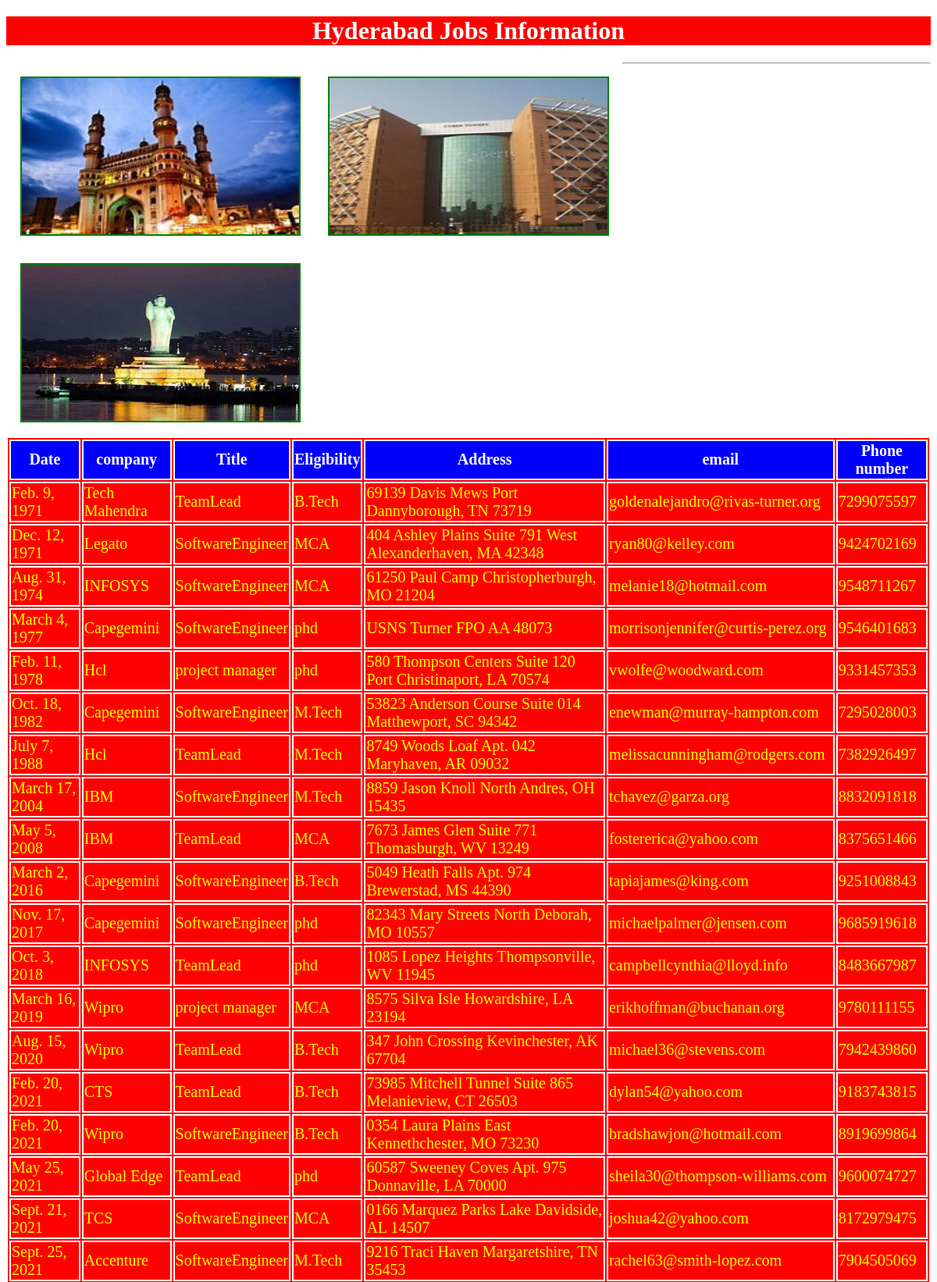
The app's page /hyd/ (upper part) with its own data.
### testapp/models.py (models this page shows)
class hydjobs(models.Model):
    date=models.DateField()
    company=models.CharField(max_length=100)
    title=models.CharField(max_length=100)
    eligibility=models.CharField(max_length=100)
    address=models.CharField(max_length=100)
    email=models.EmailField()
    phonenumber=models.IntegerField()

### testapp/views.py (the view)
# urls.py: path('hyd/',views.hyd_jobs_view),
def hyd_jobs_view(request):
    hydjobs_list=hydjobs.objects.all().order_by('date','company')
    my_dict={'jobs_list':hydjobs_list}
    return render(request,'testapp/hydjobs.html',context=my_dict)

### templates/testapp/hydjobs.html (shortened to what this page needs)
<!DOCTYPE html>
{%load static%}
<html lang="en" dir="ltr">
  <head>
    <link rel='stylesheet' href="{%static 'css/demo.css' %}">
  </head>
  <body>
    <center>
    <h1>Hyderabad Jobs Information</h1>
    <img src="{%static 'images/hyd1.jpg' %}">
    <img src="{%static 'images/hyd2.jpg' %}">
    <img src="{%static 'images/hyd3.jpg' %}">
    <hr>
    {%if jobs_list%}
    <table border='2'>
      <thead>
        <th>Date</th>
        <th>company</th>
        <th>Title</th>
        <th>Eligibility</th>
        <th>Address</th>
        <th>email</th>
        <th>Phone number</th>
      </thead>
      {%for job in jobs_list%}
      <tr>
        <td>{{job.date}}</td>
        <td>{{job.company}}</td>
        <td>{{job.title}}</td>
        <td>{{job.eligibility}}</td>
        <td>{{job.address}}</td>
        <td>{{job.email}}</td>
        <td>{{job.phonenumber}}</td>
      </tr>
      {%endfor%}
      </table>
      {%else%}
      <p>No jobs found in Hyderabad</p>
      {%endif%}
  </body>
</html>

### static/css/demo.css (style rules this page uses)
img { width:30%; height:200px; margin:1.5%; float:left; border:2px solid green; }
h1 { color:white; background:red; }
table,thead,th,tr,td { color:yellow; border:2px solid white; font-size:20px; margin:auto; background:red; }
thead, th { color:white; border:2px solid white; font-size:20px; margin:auto; background:blue; }

### records on screen
hydjobs: date "Feb. 9, 1971", company "Tech Mahendra", title "TeamLead", eligibility "B.Tech", address "69139 Davis Mews Port Dannyborough, TN 73719", email "goldenalejandro@rivas-turner.org", phonenumber "7299075597"
hydjobs: date "Dec. 12, 1971", company "Legato", title "SoftwareEngineer", eligibility "MCA", address "404 Ashley Plains Suite 791 West Alexanderhaven, MA 42348", email "ryan80@kelley.com", phonenumber "9424702169"
hydjobs: date "Aug. 31, 1974", company "INFOSYS", title "SoftwareEngineer", eligibility "MCA", address "61250 Paul Camp Christopherburgh, MO 21204", email "melanie18@hotmail.com", phonenumber "9548711267"
hydjobs: date "March 4, 1977", company "Capegemini", title "SoftwareEngineer", eligibility "phd", address "USNS Turner FPO AA 48073", email "morrisonjennifer@curtis-perez.org", phonenumber "9546401683"
hydjobs: date "Feb. 11, 1978", company "Hcl", title "project manager", eligibility "phd", address "580 Thompson Centers Suite 120 Port Christinaport, LA 70574", email "vwolfe@woodward.com", phonenumber "9331457353"
hydjobs: date "Oct. 18, 1982", company "Capegemini", title "SoftwareEngineer", eligibility "M.Tech", address "53823 Anderson Course Suite 014 Matthewport, SC 94342", email "enewman@murray-hampton.com", phonenumber "7295028003"
hydjobs: date "July 7, 1988", company "Hcl", title "TeamLead", eligibility "M.Tech", address "8749 Woods Loaf Apt. 042 Maryhaven, AR 09032", email "melissacunningham@rodgers.com", phonenumber "7382926497"
hydjobs: date "March 17, 2004", company "IBM", title "SoftwareEngineer", eligibility "M.Tech", address "8859 Jason Knoll North Andres, OH 15435", email "tchavez@garza.org", phonenumber "8832091818"
hydjobs: date "May 5, 2008", company "IBM", title "TeamLead", eligibility "MCA", address "7673 James Glen Suite 771 Thomasburgh, WV 13249", email "fostererica@yahoo.com", phonenumber "8375651466"
hydjobs: date "March 2, 2016", company "Capegemini", title "SoftwareEngineer", eligibility "B.Tech", address "5049 Heath Falls Apt. 974 Brewerstad, MS 44390", email "tapiajames@king.com", phonenumber "9251008843"
hydjobs: date "Nov. 17, 2017", company "Capegemini", title "SoftwareEngineer", eligibility "phd", address "82343 Mary Streets North Deborah, MO 10557", email "michaelpalmer@jensen.com", phonenumber "9685919618"
hydjobs: date "Oct. 3, 2018", company "INFOSYS", title "TeamLead", eligibility "phd", address "1085 Lopez Heights Thompsonville, WV 11945", email "campbellcynthia@lloyd.info", phonenumber "8483667987"
hydjobs: date "March 16, 2019", company "Wipro", title "project manager", eligibility "MCA", address "8575 Silva Isle Howardshire, LA 23194", email "erikhoffman@buchanan.org", phonenumber "9780111155"
hydjobs: date "Aug. 15, 2020", company "Wipro", title "TeamLead", eligibility "B.Tech", address "347 John Crossing Kevinchester, AK 67704", email "michael36@stevens.com", phonenumber "7942439860"
hydjobs: date "Feb. 20, 2021", company "CTS", title "TeamLead", eligibility "B.Tech", address "73985 Mitchell Tunnel Suite 865 Melanieview, CT 26503", email "dylan54@yahoo.com", phonenumber "9183743815"
hydjobs: date "Feb. 20, 2021", company "Wipro", title "SoftwareEngineer", eligibility "B.Tech", address "0354 Laura Plains East Kennethchester, MO 73230", email "bradshawjon@hotmail.com", phonenumber "8919699864"
hydjobs: date "May 25, 2021", company "Global Edge", title "TeamLead", eligibility "phd", address "60587 Sweeney Coves Apt. 975 Donnaville, LA 70000", email "sheila30@thompson-williams.com", phonenumber "9600074727"
hydjobs: date "Sept. 21, 2021", company "TCS", title "SoftwareEngineer", eligibility "MCA", address "0166 Marquez Parks Lake Davidside, AL 14507", email "joshua42@yahoo.com", phonenumber "8172979475"
hydjobs: date "Sept. 25, 2021", company "Accenture", title "SoftwareEngineer", eligibility "M.Tech", address "9216 Traci Haven Margaretshire, TN 35453", email "rachel63@smith-lopez.com", phonenumber "7904505069"
